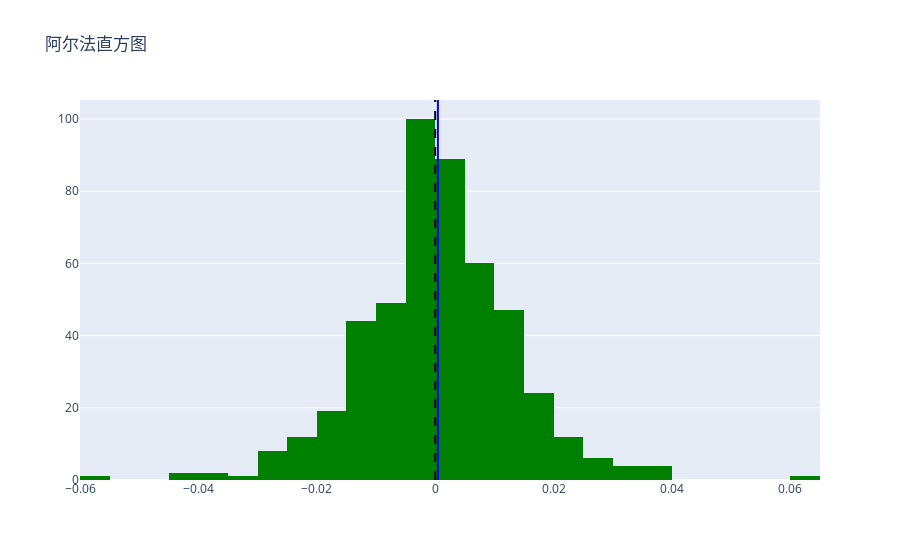

The notebook cell this image was saved under:
### Code cell
fig.show()

### Figure 1 — Plotly figure (JSON) as saved in the notebook; plotly's stock layout.template omitted (floating-point values rounded to 4 significant figures; data arrays with more than 128 entries replaced by an {"elided": "..."} marker saying what was removed)
{"data": [{"marker": {"color": "green"}, "name": "多因子alpha", "type": "histogram", "x": {"elided": "485 float values"}}], "layout": {"legend": {"bgcolor": "LightSteelBlue", "bordercolor": "blue", "borderwidth": 1, "font": {"color": "black", "family": "SimHei", "size": 12}, "title": {"font": {"family": "SimHei"}}, "traceorder": "reversed", "x": 0, "y": 1}, "shapes": [{"line": {"color": "black", "dash": "dash"}, "name": "基线", "type": "line", "x0": 0, "x1": 0, "y0": 0, "y1": 1, "yref": "paper"}, {"line": {"color": "blue"}, "name": "均值 =  0.00046", "type": "line", "x0": 0.0004555, "x1": 0.0004555, "y0": 0, "y1": 1, "yref": "paper"}], "title": {"text": "阿尔法直方图"}}}
